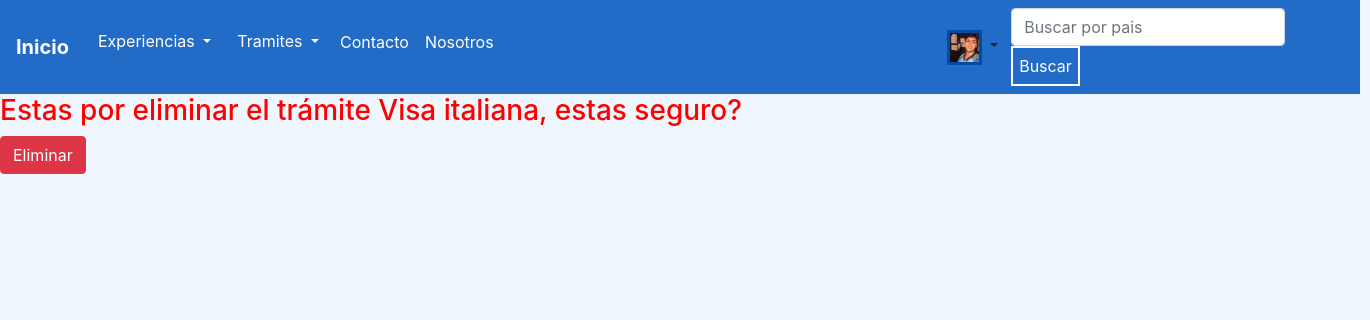
Screenshot of /borrar-tramites/7/ (signed in) with the database file from the repository.
### cuenta/models.py (models this page shows)
class User(AbstractUser):
    descripcion = models.CharField(max_length=100)
    telefono = models.IntegerField(null = Value)
    redes_sociales = models.CharField(max_length=100, null = Value)
    image = models.ImageField(upload_to = 'imagenes_User/', blank=True, null=True )

### tramites/models.py (models this page shows, shortened)
class Tramites(models.Model):
    nombre_tramites = models.CharField(max_length=100)
    pais = models.CharField(max_length=20)
    fecha = models.DateTimeField(null=True)
    descripcion = models.TextField(max_length=5000)
    image = models.ImageField(upload_to = 'imagenes_tramites/', blank=True, null=True)
    is_active = models.BooleanField(default=True)
    class Meta:
        verbose_name = 'Tramites'
        verbose_name_plural = 'Tramites'

### tramites/views.py (the view, shortened to what this page needs)
# urls.py: path('borrar-tramites/<int:pk>/', Delete_tramites.as_view(), name = 'borrar-tramites'),
class Delete_tramites(DeleteView, LoginRequiredMixin):
    model = Tramites
    template_name = "tramites/borrar_tramites.html"

### templates/tramites/borrar_tramites.html (shortened to what this page needs)
{% extends 'base.html' %}
{% block contenido %}
    <h3 style="color: red">Estas por eliminar el trámite {{object.nombre_tramites}}, estas seguro?</h3>
    <form method = "POST">
        <button class="btn btn-danger" type="submit">Eliminar</button>
    </form>
{% endblock %}

### templates/base.html (shortened to what this page needs)
<!DOCTYPE html>
<html lang="en">
<head>
    {% load static %}
    <link rel="stylesheet" href="https://cdn.jsdelivr.net/npm/bootstrap@4.6.1/dist/css/bootstrap.min.css"
>
        <link rel="stylesheet"  href="{% static 'blog_viaje-GomezMogniLavezzo/styles.css' %}" type="text/css">
</head>
<header>
    <nav class="navbar navbar-expand-lg navbar "  >
        <a class="navbar-brand text-white" href="/"><b>Inicio </b></a>
        <div class="collapse navbar-collapse" id="navbarSupportedContent">
            <ul class="navbar-nav mr-auto">
                <li class="nav-item" >
                    <div class="btn-group"  >
                        <button type="button" class="btn dropdown-toggle text-white " data-toggle="dropdown" aria-expanded="false" >
                            Experiencias
                        </button>
                </li>
                <li class="nav-item" >
                    <div class="btn-group"  >
                        <button type="button" class="btn dropdown-toggle text-white " data-toggle="dropdown" aria-expanded="false" >
                            Tramites
                        </button>
                </li>
                <li class="nav-item">
                    <a class="nav-link text-white" href="/contacto/">Contacto</a>
                </li>
                <li class="nav-item" >
                    <a class="nav-link text-white" href="/nosotros/">Nosotros</a>
                </li>
                {% if user.is_authenticated %}
                    <div class="btn-group" style="margin-left:27rem ;">
                        <button type="button" class="btn  dropdown-toggle" data-toggle="dropdown" aria-expanded="false" >
                            {% if user.image %}
                               <img src="{{user.image.url}}" width="35px" height="35px" style=" margin-top:2.5%;border-style: solid; border-color: rgb(1, 75, 173);  ">
                            {% else %}
                               <img src="\media\imagenes_User\usuariodefault.jpg" width="35px" height="35px" style=" margin-top:2.5%;border-style: solid; border-color: rgb(1, 75, 173);  ">
                            {% endif %}
                        </button>
                {% endif %}
            </ul>
            <form class="form-inline my-2 my-lg-0" action ="/search_experiencias_view/" method = "GET" style="margin-right: 4%;">
                <input  class="form-control mr-sm-2" type="text" placeholder="Buscar por pais" aria-label="Search" name = 'search'>
                <button class="BotonBuscador " type="submit">Buscar</button>
            </form>
        </div>
    </nav>
</header>
<body >
{% block contenido %}
{% endblock %}
</body>
</html>

### static/blog_viaje-GomezMogniLavezzo/styles.css (style rules this page uses)
html { height: 100%; }
body { background-color: rgb(239, 246, 253); max-width: 1360px; position: absolute; }
header { width: 1360px; background-color: rgb(34, 108, 200); height: 10%; max-height: 10%; display: block; }
.BotonBuscador { padding: 6px ; background-color: rgb(34, 108, 200); color: rgb(255, 255, 255); border-color:rgb(255, 255, 255); border-style:solid; }

### rows the page displays
User: image (picture)
Tramites: nombre_tramites "Visa italiana"
